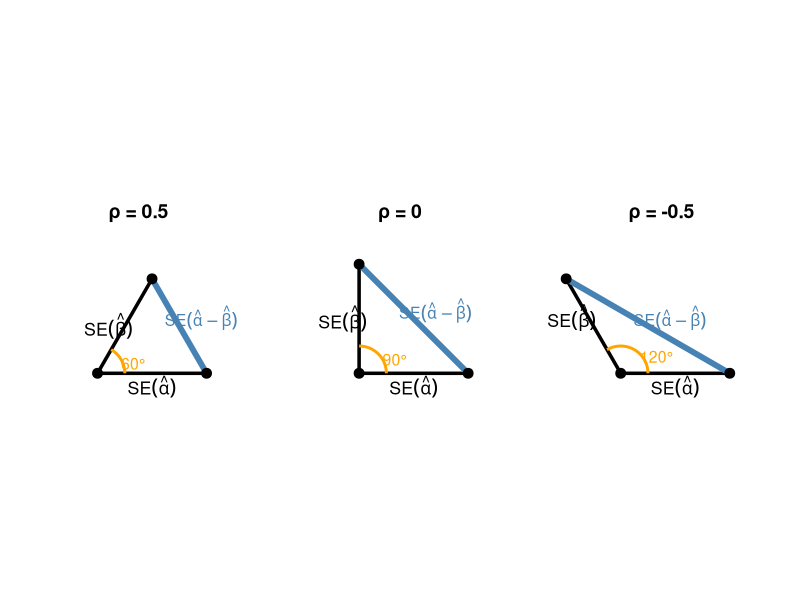

Write R code to recreate this figure.
## ---- chunk 1
library(ggplot2)
library(patchwork)

create_triangle <- function(se_a, se_b, rho, title_label) {
  theta <- acos(rho)
  se_diff <- sqrt(se_a^2 + se_b^2 - 2*rho*se_a*se_b)
  
  # Triangle vertices
  p1 <- c(0, 0)
  p2 <- c(se_a, 0)
  p3 <- c(se_b * cos(theta), se_b * sin(theta))
  
  triangle_df <- data.frame(
    x = c(p1[1], p2[1], p3[1], p1[1]),
    y = c(p1[2], p2[2], p3[2], p1[2])
  )
  
  # Angle arc
  arc_radius <- 2.5
  arc_angles <- seq(0, theta, length.out = 50)
  arc_df <- data.frame(
    x = arc_radius * cos(arc_angles),
    y = arc_radius * sin(arc_angles)
  )
  
  # Calculate label positions
  mid_bottom <- se_a / 2
  mid_left_x <- se_b * cos(theta) / 2
  mid_left_y <- se_b * sin(theta) / 2
  mid_hyp_x <- (p2[1] + p3[1]) / 2
  mid_hyp_y <- (p2[2] + p3[2]) / 2
  
  ggplot() +
    # Triangle outline (except hypotenuse)
    geom_segment(aes(x = p1[1], y = p1[2], xend = p2[1], yend = p2[2]),
                 linewidth = 1.2) +
    geom_segment(aes(x = p1[1], y = p1[2], xend = p3[1], yend = p3[2]),
                 linewidth = 1.2) +
    # Hypotenuse in blue
    geom_segment(aes(x = p2[1], y = p2[2], xend = p3[1], yend = p3[2]),
                 color = "steelblue", linewidth = 2) +
    # Angle arc
    geom_path(data = arc_df, aes(x = x, y = y), 
              color = "orange", linewidth = 1) +
    # Vertices
    geom_point(data = data.frame(x = c(p1[1], p2[1], p3[1]), 
                                  y = c(p1[2], p2[2], p3[2])),
               aes(x = x, y = y), size = 3) +
    # Bottom label
    annotate("text", x = mid_bottom, y = -1.2, 
             label = "SE(hat(alpha))", parse = TRUE, size = 4.5) +
    # Left side label - adjust based on angle
    annotate("text", 
             x = if(rho >= 0) mid_left_x - 1.5 else mid_left_x - 2,
             y = if(rho >= 0) mid_left_y else mid_left_y + 0.8,
             label = "SE(hat(beta))", parse = TRUE, size = 4.5) +
    # Hypotenuse label
    annotate("text", 
             x = mid_hyp_x + 2, 
             y = mid_hyp_y + 0.8,
             label = "SE(hat(alpha)-hat(beta))", parse = TRUE,
             size = 4, color = "steelblue", fontface = "bold") +
    # Angle label
    annotate("text", 
             x = arc_radius * 1.3, 
             y = arc_radius * sin(theta/2) * 0.7,
             label = sprintf("%d°", round(theta * 180/pi)),
             size = 4, color = "orange") +
    # Title
    labs(title = title_label) +
    coord_equal() +
    xlim(-6, 13.5) +
    ylim(-2, 13) +
    theme_void() +
    theme(
      plot.title = element_text(hjust = 0.5, size = 14, face = "bold"),
      plot.margin = margin(10, 10, 10, 10)
    )
}

se_a <- 10
se_b <- 10

p1 <- create_triangle(se_a, se_b, 0.5, "ρ = 0.5")
p2 <- create_triangle(se_a, se_b, 0, "ρ = 0")
p3 <- create_triangle(se_a, se_b, -0.5, "ρ = -0.5")

p1 + p2 + p3
